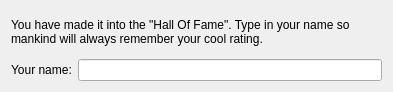
<ui version="4.0" >
 <class>PlayerNameDlgWidget</class>
 <widget class="QWidget" name="PlayerNameDlgWidget" >
  <property name="geometry" >
   <rect>
    <x>0</x>
    <y>0</y>
    <width>393</width>
    <height>92</height>
   </rect>
  </property>
  <property name="windowTitle" >
   <string/>
  </property>
  <layout class="QVBoxLayout" name="verticalLayout" >
   <item>
    <widget class="QLabel" name="infoLabel" >
     <property name="text" >
      <string>You have made it into the "Hall Of Fame". Type in your name so mankind will always remember your cool rating.</string>
     </property>
     <property name="wordWrap" >
      <bool>true</bool>
     </property>
    </widget>
   </item>
   <item>
    <layout class="QHBoxLayout" name="horizontalLayout" >
     <item>
      <widget class="QLabel" name="nameLabel" >
       <property name="text" >
        <string>Your name:</string>
       </property>
       <property name="buddy" >
        <cstring>nameLineEdit</cstring>
       </property>
      </widget>
     </item>
     <item>
      <widget class="KLineEdit" name="nameLineEdit" >
       <property name="showClearButton" stdset="0" >
        <bool>true</bool>
       </property>
      </widget>
     </item>
    </layout>
   </item>
  </layout>
 </widget>
 <customwidgets>
  <customwidget>
   <class>KLineEdit</class>
   <extends>QLineEdit</extends>
   <header>klineedit.h</header>
  </customwidget>
 </customwidgets>
 <resources/>
 <connections/>
</ui>
